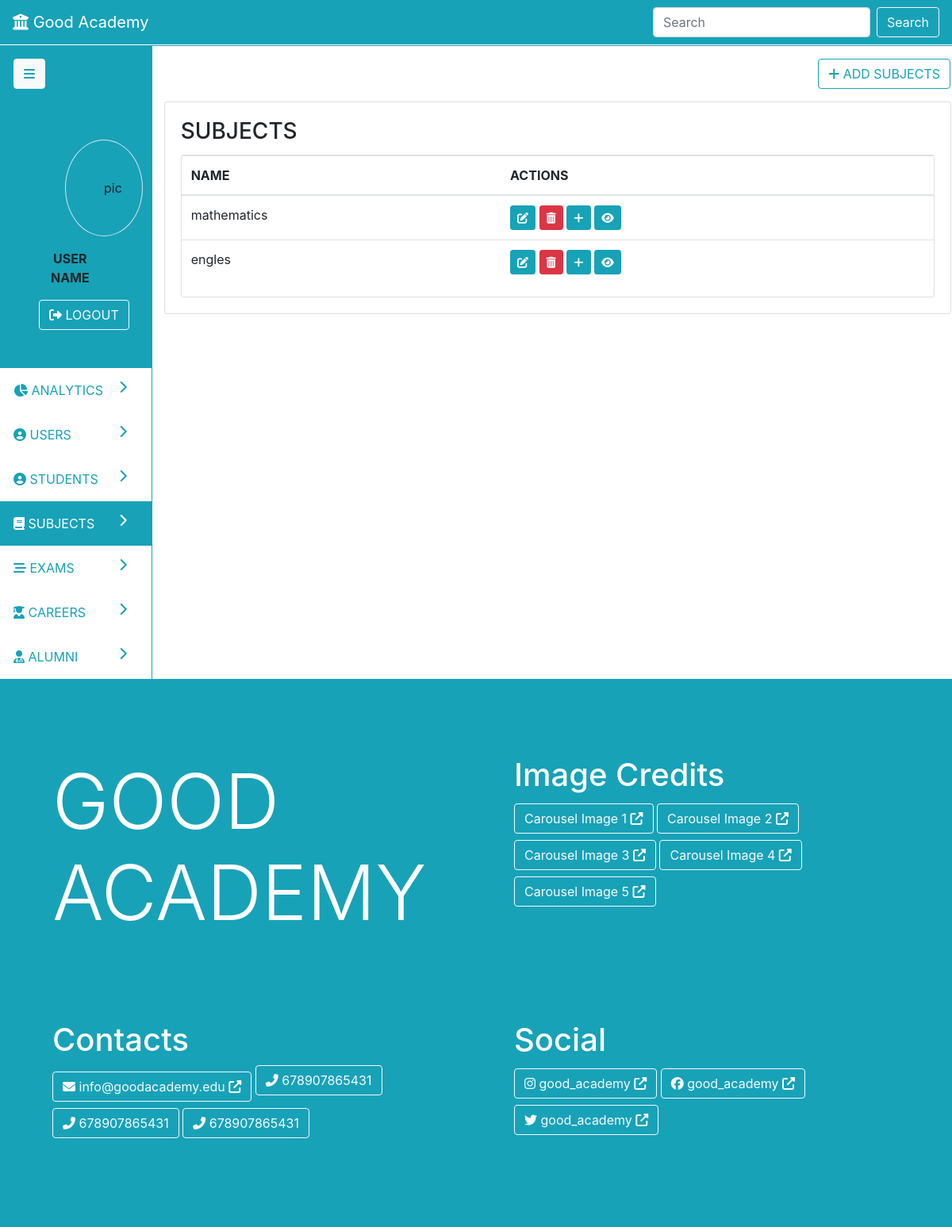
The page /subjects on the database as committed earlier.
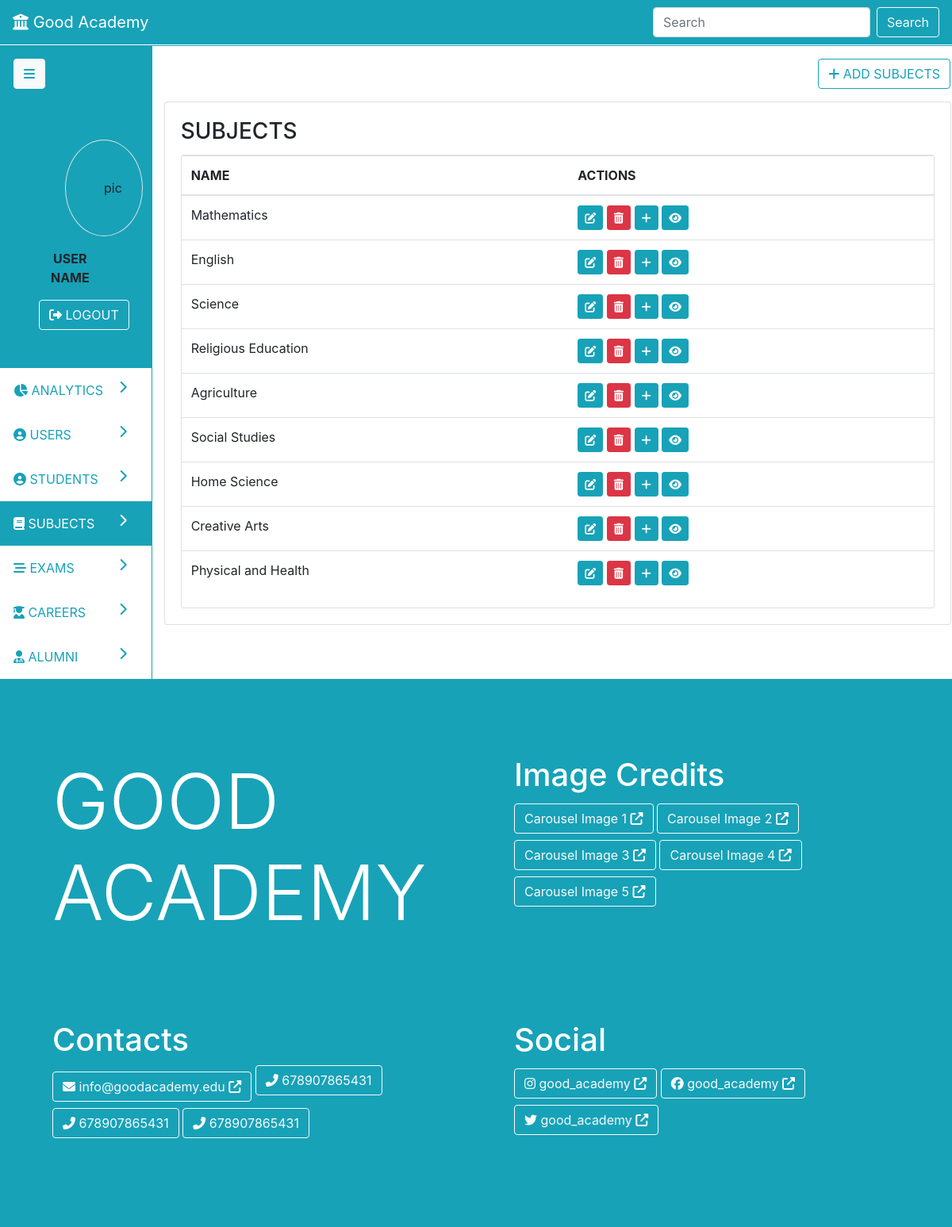
The same page on the database as committed later.
### parent/models.py (models this page shows, shortened)
class Subject(db.Model):
	id = db.Column(db.Integer, primary_key=True)
	name = db.Column(db.String(19), nullable=False)
	categories = db.relationship('Category', backref='subject', lazy=True)
	exams = db.relationship('Exam', backref='subject', lazy=True)

### parent/routes.py (the view)
@app.route('/subjects', methods=['POST', 'GET'])
def subjects():
	subjects = Subject.query.all()
	return render_template('admin/subjects.html', nav='dash', page='subjects', subjects=subjects, action='read')

### parent/templates/admin/subjects.html (shortened to what this page needs)
{% extends 'admin-dash.html' %}
{% block pagedata %}
{% if action=='create' %}
<div class="row">
	<div class="col p-3">
		<a class="btn float-right btn-outline-info" href="{{ url_for('subjects') }}"><i class="fas fa-list"></i> VIEW SUBJECTS</a>
	</div>
</div>
<div class="card p-3">
	<div class="card-body text-primary">
		<h1 class="card-title text-info">Add New Subject</h1>
	</div>
	<form class="card" method="post">
		{{ form.hidden_tag() }}
		<div class="card-body">
			<fieldset>
				<div class="form-group">
					{{ form.name.label(class='form-control-label') }}
					{% if form.name.errors %}
						{{ form.name(class='form-control is-invalid')}}
						<div class="invalid-feedback">
							{% for error in form.name.errors %}
								<span>{{ error }}</span>
							{% endfor %}
						</div>
					{% else%}
						{{ form.name(class='form-control') }}
					{% endif %}
				</div>
			</fieldset>
			<div>
				{{ form.submit(class='btn btn-info')}}
			</div>
			</div>
		</div>
	</form>
</div>
{% elif action=='read' %}
<div class="row">
	<div class="col p-3">
		<a class="btn float-right btn-outline-info" href="{{ url_for('create_subject') }}"><i class="fas fa-plus"></i> ADD SUBJECTS</a>
	</div>
</div>
<div class="card">
	<div class="card-body">
		<h3 class="card-title">SUBJECTS</h3>
		<div class="card">
			<div class="table-responsive">
				<table class="table table-hover">
					<thead>
						<tr>
							<th>NAME</th><th>ACTIONS</th>
						</tr>
					</thead>
					<tbody>
					{% for subject in subjects %}
						<tr>
							<td>{% print(subject.name) %}</td>
							<td>
								<a href="{{ url_for('update_subject', id=subject.id) }}" class="btn btn-sm btn-info" data-toggle="tooltip" data-placement="top" title="EDIT"><i class="fas fa-edit"></i></a>
								<a href="{{ url_for('delete_subject', id=subject.id) }}" class="btn btn-sm btn-danger" data-toggle="tooltip" data-placement="top" title="DELETE"><i class="fas fa-trash-alt"></i></a>
								<a href="categories/create/{{ subject.id }}" class="btn btn-sm btn-info" data-toggle="tooltip" data-placement="top" title="ADD CATEGORIES"><i class="fas fa-plus "></i></a>
								<a href="subjects/view/{{ subject.id }}" class="btn btn-sm btn-info" data-toggle="tooltip" data-placement="top" title="MORE INFO"><i class="fas fa-eye "></i></a>
							</td>
						</tr>
					{% endfor %}
					</tbody>
				</table>
			</div>
		</div>
	</div>
</div>
{% endif %}
{% endblock %}

### parent/templates/admin-dash.html (shortened to what this page needs)
{% extends 'base.html' %}
{%block content%}
<div class="row border border-info">
	<div class="col-2">
		<div class="side-nav ">
			<div class="row bg-info p-3">
				<div class="col"><button class="btn btn-light text-info"><i class="fas fa-bars"></i></button></div>
			</div>
			<div class="row bg-info p-5">
				<div class="col text-center">
					<div class="row">
						<div class="col px-5">
							<div class="p-5 border rounded-circle">pic</div>
						</div>
					</div>
					<div class="row">
						<div class="col p-3"><b>USER NAME</b></div>
					</div>
					<div class="row">
						<div class="col"><button class="btn btn-outline-light"><i class="fas fa-sign-out-alt"></i> LOGOUT</button></div>
					</div>
				</div>
			</div>
			<a id="analytics" class="row nav-link btn-outline-info p-3" href="{{ url_for('admin_dash') }}">
				<div class="col"><i class="fas fa-chart-pie"></i> ANALYTICS <i class="fas fa-chevron-right float-right"></i></div>
			</a>
			<a id="users" class="row nav-link nav-link btn-outline-info p-3" href="{{ url_for('users') }}">
				<div class="col"><i class="fas fa-user-circle"></i> USERS <i class="fas fa-chevron-right float-right"></i></div>
			</a>
			<a id="students" class="row nav-link btn-outline-info p-3" href="{{ url_for('students') }}">
				<div class="col"><i class="fas fa-user-circle"></i> STUDENTS <i class="fas fa-chevron-right float-right"></i></div>
			</a>
			<a id="subjects" class="row nav-link btn-outline-info p-3" href="{{ url_for('subjects') }}">
				<div class="col"><i class="fas fa-book"></i> SUBJECTS <i class="fas fa-chevron-right float-right"></i></div>
			</a>
			<a id="exams" class="row nav-link btn-outline-info p-3" href="{{ url_for('exams') }}">
				<div class="col"><i class="fas fa-stream"></i> EXAMS <i class="fas fa-chevron-right float-right"></i></div>
			</a>
			<a id="careers" class="row nav-link btn-outline-info p-3" href="{{ url_for('careers') }}">
				<div class="col"><i class="fas fa-user-graduate"></i> CAREERS <i class="fas fa-chevron-right float-right"></i></div>
			</a>
			<a id="alumni" class="row nav-link btn-outline-info p-3" href="{{ url_for('alumni') }}">
				<div class="col"><i class="fas fa-user-md"></i> ALUMNI <i class="fas fa-chevron-right float-right"></i></div>
			</a>
		</div>
	</div>
	<div class="col border-left border-info">
		{%block pagedata%}{%endblock%}
	</div>
</div>
{%endblock%}

### parent/templates/base.html (shortened to what this page needs)
<!DOCTYPE html>
<html>
<head>
	<link rel="stylesheet" href="https://maxcdn.bootstrapcdn.com/bootstrap/4.0.0/css/bootstrap.min.css">
	<link rel="stylesheet" href="{{ url_for('static', filename='main.css') }}">
</head>
<body onload="changeNav('{{page}}')">
	{% if nav=='landing' %}
		<nav class="navbar navbar-expand-lg navbar-dark bg-info">
		  <a class="navbar-brand" href="#"><i class="fas fa-university"></i> Good Academy</a>
		  <button class="navbar-toggler" type="button" data-toggle="collapse" data-target="#navbarSupportedContent" aria-controls="navbarSupportedContent" aria-expanded="false" aria-label="Toggle navigation">
		    <span class="navbar-toggler-icon"></span>
		  </button>
		  <div class="collapse navbar-collapse" id="navbarSupportedContent">
		  	<div class="mr-auto"></div>
		  	<ul class="navbar-nav">
		  		<li class="nav-item">
		  			<a href="#" class="nav-link active">HOME</a>
		  		</li>
			    <li class="nav-item dropdown">
			        <a class="nav-link dropdown-toggle" href="#" id="navbarDropdown" role="button" data-toggle="dropdown" aria-haspopup="true" aria-expanded="false">PORTAL</a>
			        <div class="dropdown-menu" aria-labelledby="navbarDropdown">
			          <a class="dropdown-item" href="{{ url_for('student_login') }}">STUDENT</a>
			          <a class="dropdown-item" href="{{ url_for('admin_login') }}">TEACHER</a>
			        </div>
			    </li>
		  		<li class="nav-item">
		  			<a href="#" class="nav-link">EVENTS</a>
		  		</li>
		  		<li class="nav-item">
		  			<a href="#" class="nav-link">BLOGS</a>
		  		</li>
		  		<li class="nav-item">
		  			<a href="#" class="nav-link">CONTACTS</a>
		  		</li>
		  	</ul>
		  </div>
		</nav>
	{% elif nav=='dash' %}
		<nav class="navbar navbar-expand-lg navbar-dark bg-info">
		  <a class="navbar-brand" href="#"><i class="fas fa-university"></i> Good Academy</a>
		  <div class="collapse navbar-collapse" id="navbarSupportedContent">
		    <form class="form-inline my-2 my-lg-0">
		      <input class="form-control mr-sm-2" type="search" placeholder="Search" aria-label="Search">
		      <button class="btn btn-outline-light my-2 my-sm-0" type="submit">Search</button>
		    </form>
		  </div>
		</nav>
	{% endif %}
	<div class="row justify-content-center">
		<div class="col-md-6">
		</div>
	</div>
	{%block content%} {%endblock%}
	<div class="row bg-info text-white">
		<div class="col p-5">
			<div class="row">
				<div class="col p-5">
					<h1 class="display-1">GOOD ACADEMY</h1>
				</div>
				<div class="col p-5">
					<h1>Image Credits</h1>
					<a class="btn btn-outline-light my-1" href="">Carousel Image 1 <i class="fas fa-external-link-alt"></i></a>
					<a class="btn btn-outline-light my-1" href="">Carousel Image 2 <i class="fas fa-external-link-alt"></i></a>
					<a class="btn btn-outline-light my-1" href="">Carousel Image 3 <i class="fas fa-external-link-alt"></i></a>
					<a class="btn btn-outline-light my-1" href="">Carousel Image 4 <i class="fas fa-external-link-alt"></i></a>
					<a class="btn btn-outline-light my-1" href="">Carousel Image 5 <i class="fas fa-external-link-alt"></i></a>
				</div>
				<div class="col p-5">
					<h1>Contacts</h1>
					<a class="btn btn-outline-light my-1" href=""><i class="fas fa-envelope"></i> info@goodacademy.edu <i class="fas fa-external-link-alt"></i></a>
					<p class="btn btn-outline-light"><i class="fas fa-phone-alt"></i> 678907865431</p>
					<p class="btn btn-outline-light"><i class="fas fa-phone-alt"></i> 678907865431</p>
					<p class="btn btn-outline-light"><i class="fas fa-phone-alt"></i> 678907865431</p>
				</div>
				<div class="col p-5">
					<h1>Social</h1>
					<a class="btn btn-outline-light my-1" href=""><i class="fab fa-instagram"></i> good_academy <i class="fas fa-external-link-alt"></i></a>
					<a class="btn btn-outline-light my-1" href=""><i class="fab fa-facebook"></i> good_academy <i class="fas fa-external-link-alt"></i></a>
					<a class="btn btn-outline-light my-1" href=""><i class="fab fa-twitter"></i> good_academy <i class="fas fa-external-link-alt"></i></a>
				</div>
			</div>
		</div>
	</div>
</body>
</html>

Rows that differ between the two databases and show on the page:
changed Subject: name "mathematics" → "Mathematics"
changed Subject: name "engles" → "English"
added Subject: name "Science"
added Subject: name "Religious Education"
added Subject: name "Agriculture"
added Subject: name "Social Studies"
added Subject: name "Home Science"
added Subject: name "Creative Arts"
added Subject: name "Physical and Health"
